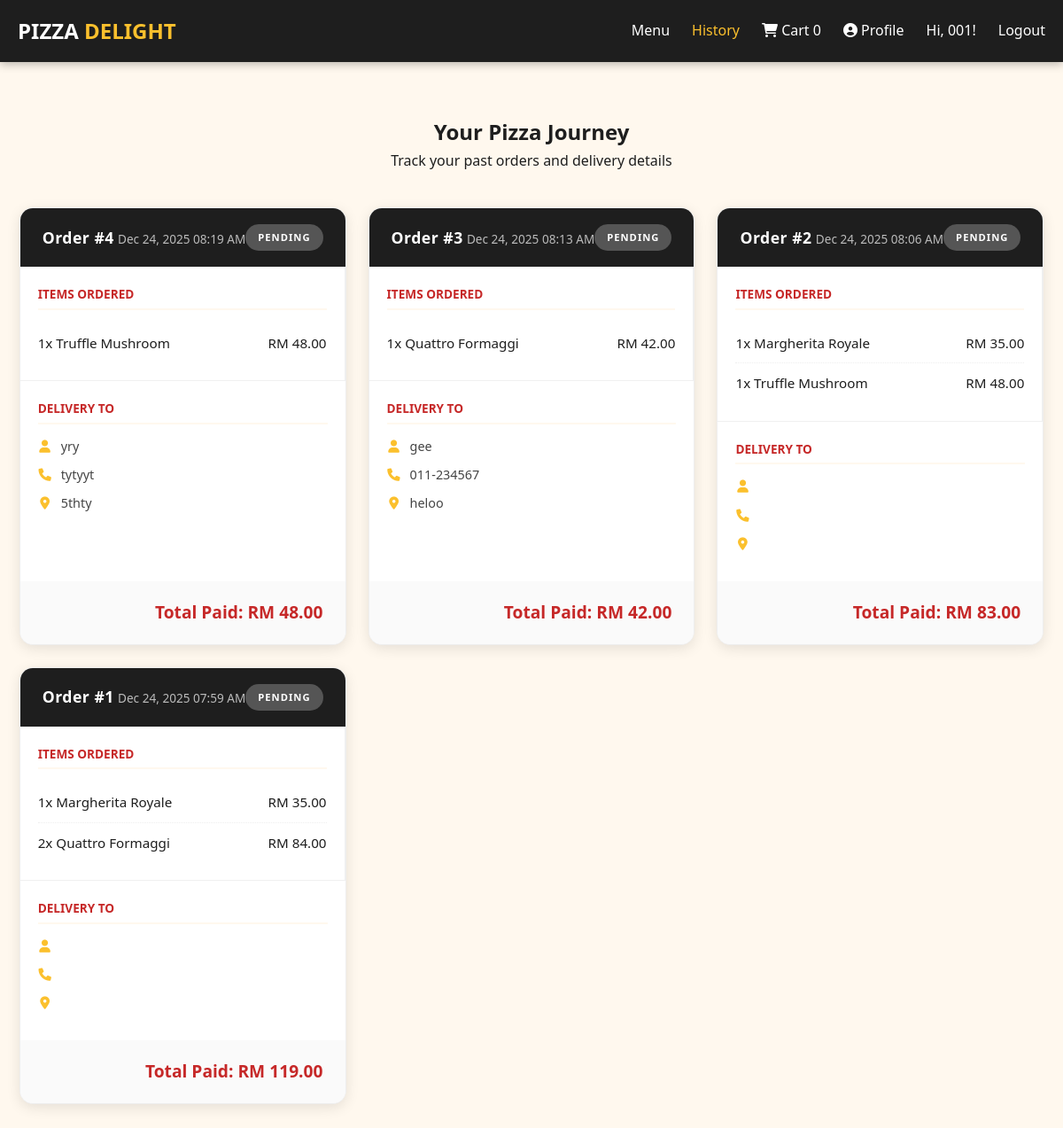
Screenshot of /order_history.php (signed in) with the database file from the repository.
### tables this page shows
CREATE TABLE `order_items` (
  `id` int(11) NOT NULL,
  `order_id` int(11) NOT NULL,
  `pizza_id` int(11) NOT NULL,
  `quantity` int(11) NOT NULL,
  `price_at_purchase` decimal(10,2) NOT NULL
);

CREATE TABLE `orders` (
  `id` int(11) NOT NULL,
  `user_id` int(11) NOT NULL,
  `customer_name` varchar(100) NOT NULL,
  `customer_email` varchar(100) NOT NULL,
  `phone_number` varchar(20) NOT NULL,
  `delivery_address` text NOT NULL,
  `total_amount` decimal(10,2) NOT NULL,
  `status` enum('Pending','Preparing','Out for Delivery','Delivered') DEFAULT 'Pending',
  `created_at` timestamp NOT NULL DEFAULT current_timestamp()
);

CREATE TABLE `pizzas` (
  `id` int(11) NOT NULL,
  `name` varchar(100) NOT NULL,
  `description` text DEFAULT NULL,
  `price` decimal(10,2) NOT NULL,
  `image` varchar(255) DEFAULT NULL,
  `category` varchar(50) DEFAULT NULL,
  `status` enum('available','unavailable') DEFAULT 'available',
  `created_at` timestamp NOT NULL DEFAULT current_timestamp()
);

### order_history.php (the view, shortened to what this page needs)
<?php
require_once 'db.php';
$user_id = $_SESSION['user_id'];
$query = "SELECT o.id as order_id, o.total_amount, o.status, o.created_at,
                 o.customer_name, o.phone_number, o.delivery_address,
                 oi.quantity, oi.price_at_purchase, p.name as pizza_name
          FROM orders o
          JOIN order_items oi ON o.id = oi.order_id
          JOIN pizzas p ON oi.pizza_id = p.id
          WHERE o.user_id = ?
          ORDER BY o.created_at DESC";
$stmt = $conn->prepare($query);
$stmt->bind_param("i", $user_id);
$stmt->execute();
$result = $stmt->get_result();
$orders = [];
while ($row = $result->fetch_assoc()) {
    $orderId = $row['order_id'];
    if (!isset($orders[$orderId])) {
        $orders[$orderId] = [
            'info' => [
                'total' => $row['total_amount'],
                'status' => $row['status'],
                'date' => $row['created_at'],
                'cust_name' => $row['customer_name'],
                'phone' => $row['phone_number'],
                'address' => $row['delivery_address']
            ],
            'items' => []
        ];
    }
    $orders[$orderId]['items'][] = [
        'name' => $row['pizza_name'],
        'qty' => $row['quantity'],
        'price' => $row['price_at_purchase']
    ];
}
?>
<!DOCTYPE html>
<html lang="en">
<head>
    <link rel="stylesheet" href="https://cdnjs.cloudflare.com/ajax/libs/font-awesome/6.0.0/css/all.min.css">
    <link rel="stylesheet" href="style.css">
</head>
<body>
     <nav class="navbar">
    <div class="nav-container">
        <h1 class="logo">PIZZA <span>DELIGHT</span></h1>
        <div class="nav-links">
            <a href="index.php" class="<?php echo (basename($_SERVER['PHP_SELF']) == 'index.php') ? 'active' : ''; ?>">Menu</a>
            <a href="order_history.php" class="<?php echo (basename($_SERVER['PHP_SELF']) == 'order_history.php') ? 'active' : ''; ?>">History</a>
            <a href="cart.php" class="cart-link <?php echo (basename($_SERVER['PHP_SELF']) == 'cart.php') ? 'active' : ''; ?>">
                <i class="fas fa-shopping-cart"></i>
                Cart <span id="cart-count"><?php echo isset($_SESSION['cart']) ? array_sum($_SESSION['cart']) : 0; ?></span>
            </a>
            <a href="profile.php" class="<?php echo (basename($_SERVER['PHP_SELF']) == 'profile.php') ? 'active' : ''; ?>">
                  <i class="fas fa-user-circle"></i> Profile
                </a>
            <span class="user-greet">Hi, <?php echo htmlspecialchars($_SESSION['username']); ?>!</span>
            <a href="logout.php" class="btn-outline">Logout</a>
        </div>
    </div>
</nav>
    <main class="container">
        <div class="menu-header">
            <h2>Your Pizza Journey</h2>
            <p>Track your past orders and delivery details</p>
        </div>
       <?php if (empty($orders)): ?>
    <div class="empty-history-container">
        <div class="empty-history-card">
            <div class="status-icon">
                <i class="fas fa-history"></i>
            </div>
            <h2>No Orders Yet</h2>
            <p>Your pizza journey hasn't started! Browse our menu to discover our hand-tossed gourmet selections.</p>
            <a href="index.php" class="btn-primary btn-explore">
                <i class="fas fa-pizza-slice"></i> Start Your First Order
            </a>
        </div>
    </div>
<?php else: ?>
            <div class="history-list">
                <?php foreach ($orders as $id => $order): ?>
                    <div class="history-card">
                        <div class="history-card-header">
                            <div>
                                <span class="order-id">Order #<?php echo $id; ?></span>
                                <span class="order-date"><?php echo date('M d, Y h:i A', strtotime($order['info']['date'])); ?></span>
                            </div>
                            <span class="order-status status-<?php echo strtolower(str_replace(' ', '-', $order['info']['status'])); ?>">
                                <?php echo $order['info']['status']; ?>
                            </span>
                        </div>
                        <div class="history-grid">
                            <div class="history-items-section">
                                <h4>Items Ordered</h4>
                                <?php foreach ($order['items'] as $item): ?>
                                    <div class="history-item">
                                        <span><?php echo $item['qty']; ?>x <?php echo htmlspecialchars($item['name']); ?></span>
                                        <span>RM <?php echo number_format($item['price'] * $item['qty'], 2); ?></span>
                                    </div>
                                <?php endforeach; ?>
                            </div>
                            <div class="history-delivery-section">
                                <h4>Delivery To</h4>
                                <p><strong><i class="fas fa-user"></i></strong> <?php echo htmlspecialchars($order['info']['cust_name']); ?></p>
                                <p><strong><i class="fas fa-phone"></i></strong> <?php echo htmlspecialchars($order['info']['phone']); ?></p>
                                <p><strong><i class="fas fa-map-marker-alt"></i></strong> <?php echo nl2br(htmlspecialchars($order['info']['address'])); ?></p>
                            </div>
                        </div>
                        <div class="history-card-footer">
                            <strong>Total Paid: RM <?php echo number_format($order['info']['total'], 2); ?></strong>
                        </div>
                    </div>
                <?php endforeach; ?>
            </div>
        <?php endif; ?>
    </main>
</body>
</html>

### style.css (style rules this page uses)
:root { --primary: #C62828; --secondary: #FBC02D; --accent: #1E1E1E; --bg-warm: #FFF8EE; --white: #FFFFFF; --text-muted: #666666; --border-light: #dddddd; --shadow: 0 4px 15px rgba(0,0,0,0.1); --transition: 0.3s ease; }
* { box-sizing: border-box; margin: 0; padding: 0; font-family: 'Segoe UI', Roboto, Helvetica, Arial, sans-serif; }
body { background-color: var(--bg-warm); color: var(--accent); line-height: 1.6; min-height: 100vh; display: flex; flex-direction: column; }
.container { max-width: 1200px; margin: 0 auto; padding: 20px; }
.navbar { background: var(--accent); padding: 1rem 0; color: white; position: sticky; top: 0; z-index: 1000; box-shadow: 0 2px 10px rgba(0,0,0,0.3); }
.nav-container { display: flex; justify-content: space-between; align-items: center; max-width: 1200px; margin: 0 auto; padding: 0 20px; }
.logo { font-size: 1.5rem; font-weight: 800; color: var(--white); }
.logo span { color: var(--secondary); }
.nav-links { display: flex; align-items: center; gap: 25px; }
.nav-links a { color: white; text-decoration: none; font-weight: 500; transition: var(--transition); }
.nav-links a:hover, .nav-links a.active { color: var(--secondary); }
.menu-header { text-align: center; margin: 40px 0; }
.history-list { max-width: 1200px; margin: 0 auto; display: grid; grid-template-columns: repeat(3, 1fr); gap: 25px; padding-bottom: 50px; }
.history-card { background: var(--white); border-radius: 15px; box-shadow: var(--shadow); overflow: hidden; border: 1px solid #eee; display: flex; flex-direction: column; height: 100%; }
.history-card-header { background: var(--accent); color: white; padding: 18px 25px; display: flex; justify-content: space-between; align-items: center; }
.order-id { font-weight: 800; font-size: 1.1rem; letter-spacing: 0.5px; }
.order-date { font-size: 0.85rem; color: #bbb; }
.order-status { padding: 6px 14px; border-radius: 20px; font-size: 0.7rem; font-weight: 700; text-transform: uppercase; letter-spacing: 1px; }
.status-pending { background: #555; color: white; }
.history-grid { display: flex; flex-direction: column; flex-grow: 1; }
.history-items-section { border-right: none; border-bottom: 1px solid #f0f0f0; padding: 20px; }
.history-delivery-section { padding: 20px; }
.history-items-section { border-right: 1px solid #f0f0f0; }
.history-items-section h4, .history-delivery-section h4 { font-size: 0.85rem; color: var(--primary); text-transform: uppercase; margin-bottom: 15px; border-bottom: 2px solid var(--bg-warm); padding-bottom: 5px; display: flex; align-items: center; gap: 8px; }
.history-item { display: flex; justify-content: space-between; padding: 10px 0; border-bottom: 1px dotted #eee; font-size: 0.95rem; color: var(--accent); }
.history-item:last-child { border-bottom: none; }
.history-delivery-section p { font-size: 0.9rem; margin-bottom: 12px; line-height: 1.4; color: #444; display: flex; align-items: flex-start; gap: 10px; }
.history-delivery-section i { color: var(--secondary); width: 16px; margin-top: 3px; text-align: center; }
.history-card-footer { padding: 20px 25px; background: #fafafa; text-align: right; }
.history-card-footer strong { color: var(--primary); font-size: 1.2rem; font-weight: 800; }

### rows the page displays
order_items: id "4", order.created_at "Dec 24, 2025 08:19 AM", order.status "PENDING", qty "1", name "Truffle Mushroom", qty "48.00", order.customer_name "yry", order.phone_number "tytyyt", order.delivery_address "5thty", total "48.00"
order_items: id "3", order.created_at "Dec 24, 2025 08:13 AM", order.status "PENDING", qty "1", name "Quattro Formaggi", qty "42.00", order.customer_name "gee", order.phone_number "011-234567", order.delivery_address "heloo", total "42.00"
order_items: quantity "2", pizza.name "Quattro Formaggi", $item['price'] * $item['qty'] "84.00"

### other values shown
$_SESSION['username'] "001"
$id "2"
date('M d, Y h:i A', strtotime($order['info']['date'])) "Dec 24, 2025 08:06 AM"
$order['info']['status'] "PENDING"
$item['qty'] "1"
$item['name'] "Margherita Royale"
$item['price'] * $item['qty'] "35.00"
$item['name'] "Truffle Mushroom"
$item['price'] * $item['qty'] "48.00"
$order['info']['total'] "83.00"
$id "1"
date('M d, Y h:i A', strtotime($order['info']['date'])) "Dec 24, 2025 07:59 AM"
$order['info']['total'] "119.00"
